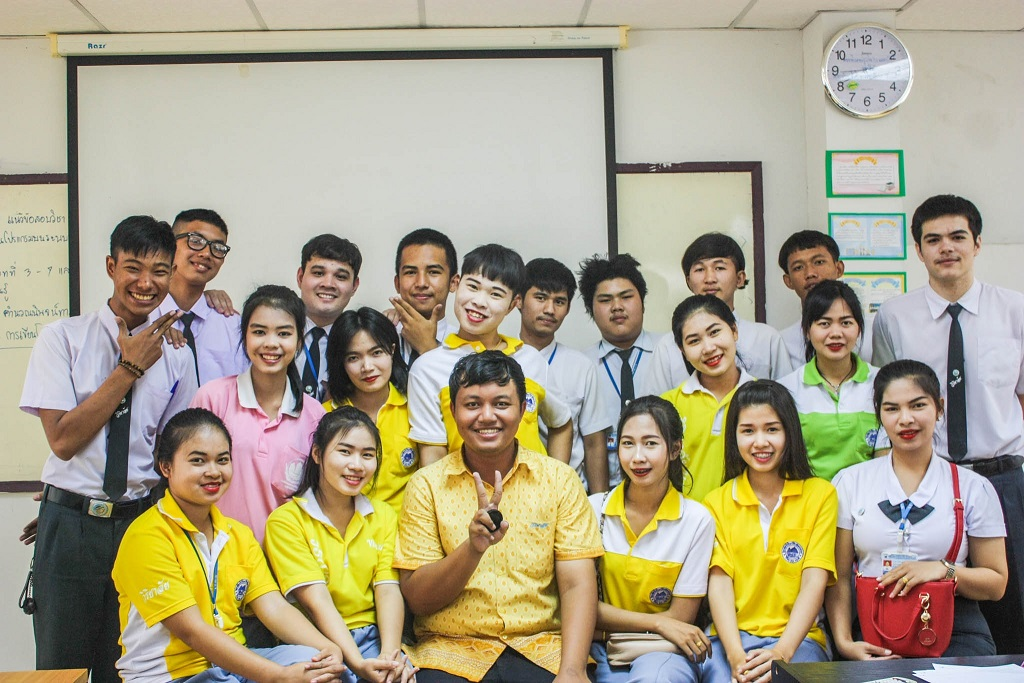
#> input picture lab3/imageFile2.jpg, 1024 x 683 px
$ python detectie.py
#> lines starting #> are read from the running program, lines starting #| are printed output that depends on the picture; after the words box and inside, x2 and y2 are one past the last pixel; in counts of white or black regions, pixels touching at a corner belong together
from __future__ import print_function
import numpy as np
import matplotlib.pyplot as plt
import cv2
import argparse

img=cv2.imread('./imageFile2.jpg')
#> img is the input picture: shape (683, 1024, 3); mean B, G, R 135.7, 161.8, 170.4

def isgray(img):
    if len(img.shape) < 3: return True
    if img.shape[2]  == 1: return True
    b,g,r = img[:,:,0], img[:,:,1], img[:,:,2]
    if (b==g).all() and (b==r).all(): return True
    return False

def cerinta1(img):
    print(f"Imaginea e reprezentata cu pixelii sub forma: {img.dtype}, {img[0][0]}")
    if isgray(img):
        print("Gray")
    else:
        print("RGB")
    print(f"Dimensiunile imaginii sunt: {img.ndim},{img.shape}.")
    fig = plt.figure(figsize=(5,5))
    plt.imshow(cv2.cvtColor(img, cv2.COLOR_BGR2RGB))
    plt.show()

def detect_face(img, cascade):
    rects = cascade.detectMultiScale(img, scaleFactor=1.1, minNeighbors=4, minSize=(30, 30), flags = cv2.CASCADE_SCALE_IMAGE)
    if len(rects) == 0:
        return []
    rects[:,2:] += rects[:,:2]
    return rects
def  detect_eyes(img, cascade):
    rects = cascade.detectMultiScale(img, scaleFactor=1.1, minNeighbors=3, minSize=(5, 5))
    if len(rects) == 0:
        return []
    rects[:,2:] += rects[:,:2]
    return rects
def draw_rects(img, rects, color):
    for x1, y1, x2, y2 in rects:
        cv2.rectangle(img, (x1, y1), (x2, y2), color, 2)

face_cascade = cv2.CascadeClassifier(cv2.data.haarcascades + 'haarcascade_frontalface_default.xml')
eye_cascade = cv2.CascadeClassifier(cv2.data.haarcascades + 'haarcascade_eye.xml')
def cerinta2(img):

    gray= cv2.cvtColor(img, cv2.COLOR_BGR2GRAY)
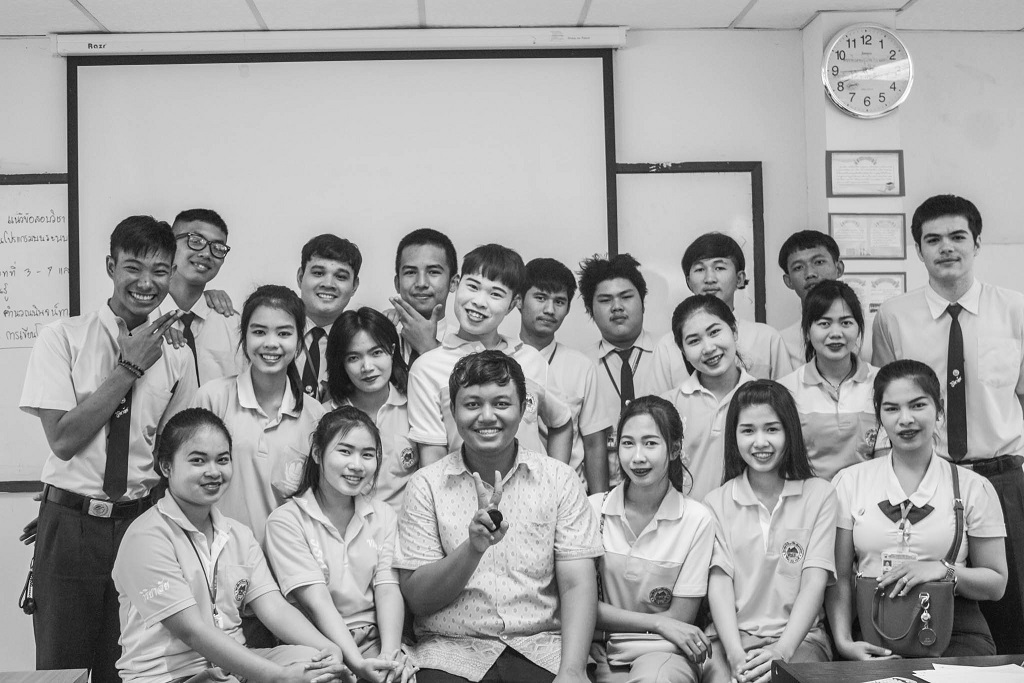
#> gray: shape (683, 1024); min 1, max 255, mean 161.4
    gray = cv2.equalizeHist(gray)
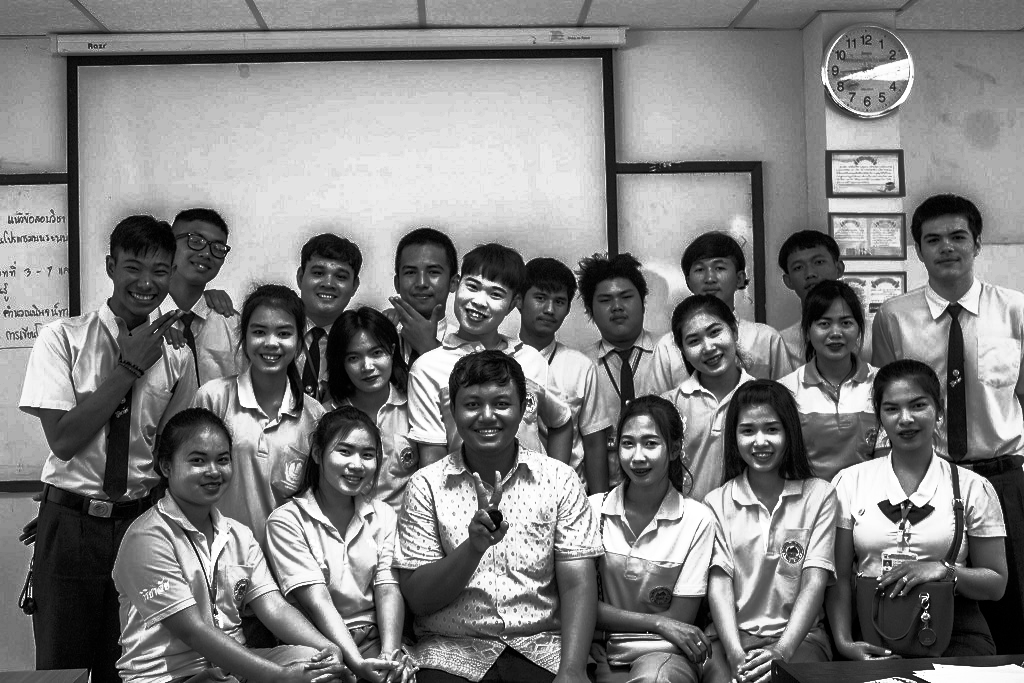
#> gray: shape (683, 1024); min 0, max 255, mean 128.9

    rects = detect_face(gray, face_cascade)
#> in detect_face, `rects = cascade.detectMultiScale(img, scaleFactor=1.1, minNeighbors=4,..`: rects = 19 rows, first 6: [359, 519, 48, 48], [684, 249, 53, 53], [523, 280, 53, 53], [587, 274, 60, 60], [389, 246, 65, 65], [297, 249, 63, 63]
#> rects = 19 rows, first 6: [359, 519, 407, 567], [684, 249, 737, 302], [523, 280, 576, 333], [587, 274, 647, 334], [389, 246, 454, 311], [297, 249, 360, 312]
    vis = img.copy()

    draw_rects(vis, rects, (0, 255, 0))
#> the loop in draw_rects, `for x1, y1, x2, y2 in rects:` made 19 passes
#> (x1, y1, x2, y2) on passes 1 to 12: (359, 519, 407, 567), (684, 249, 737, 302), (523, 280, 576, 333), (587, 274, 647, 334), (389, 246, 454, 311), (297, 249, 360, 312), (805, 299, 866, 360), (914, 213, 979, 278), (889, 298, 949, 358), (336, 332, 396, 392), (873, 381, 941, 449), (727, 405, 793, 471)
#> after the loop in draw_rects, `for x1, y1, x2, y2 in rects:`:
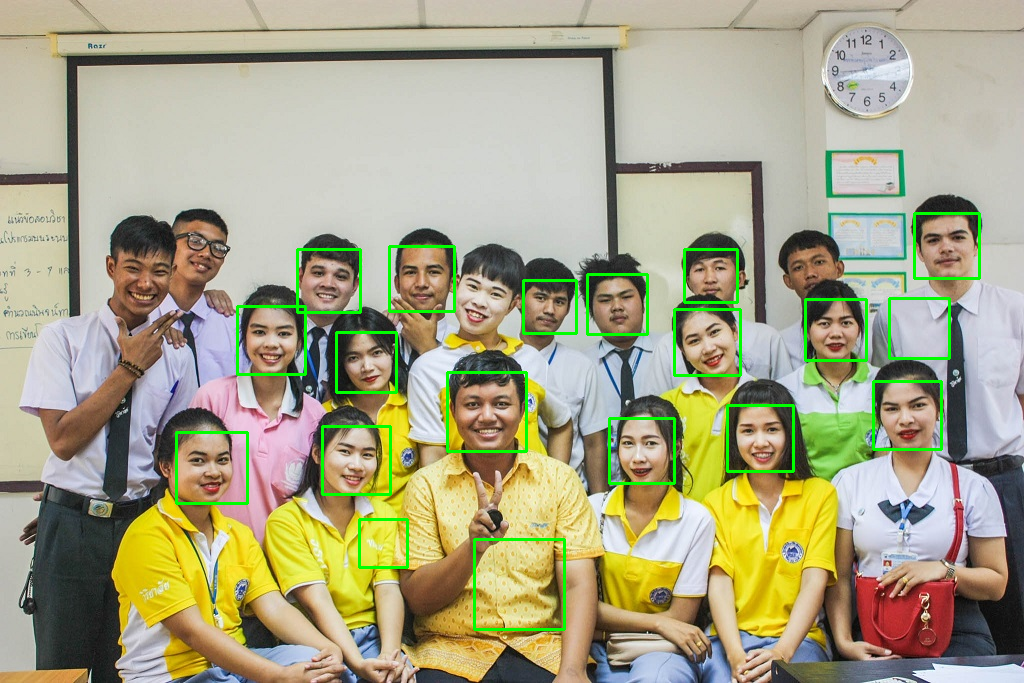
#> img: shape (683, 1024, 3); mean B, G, R 133.7, 164.6, 167.6
    for x1, y1, x2, y2 in rects:
        roi = gray[y1:y2, x1:x2]
        vis_roi = vis[y1:y2, x1:x2]
        subrects = detect_eyes(roi.copy(), eye_cascade)
        draw_rects(vis_roi, subrects, (255, 0, 0))
#> this loop made 19 passes
#> (x1, y1, x2, y2, subrects) on pass 5: (389, 246, 454, 311, [[12, 15, 32, 35]])
#> pass 1, in cerinta2, `roi = gray[y1:y2, x1:x2]`:
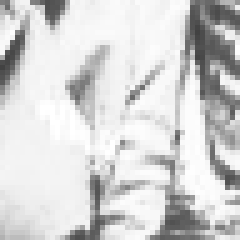
#> roi: shape (48, 48) (shown 5 times larger); min 66, max 255, mean 211.3
#> pass 1, in cerinta2, `vis_roi = vis[y1:y2, x1:x2]`:
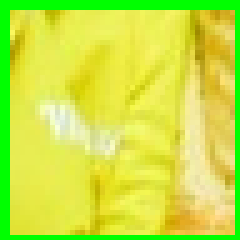
#> vis_roi: shape (48, 48, 3) (shown 5 times larger); mean B, G, R 68.6, 228.8, 201.4
#> pass 2, in cerinta2, `vis_roi = vis[y1:y2, x1:x2]`:
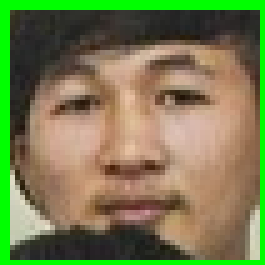
#> vis_roi: shape (53, 53, 3) (shown 5 times larger); mean B, G, R 79.1, 125, 118.9
#> after the loop:
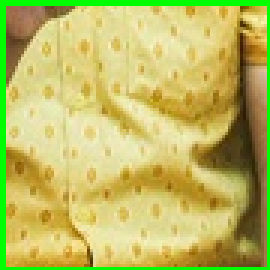
#> vis_roi: shape (90, 90, 3) (shown 3 times larger); mean B, G, R 97.4, 187, 188.9
    fig = plt.figure(figsize=(5,5))
    plt.imshow( cv2.cvtColor(vis, cv2.COLOR_BGR2RGB))
#> vis: shape (683, 1024, 3); 0.03% of pixels changed, all inside (x1, y1, x2, y2) = (400, 260, 423, 283)
    plt.show()
#cerinta1(img)
cerinta2(img)

$ run again, with lab3/duck.jpg copied over lab3/imageFile2.jpg
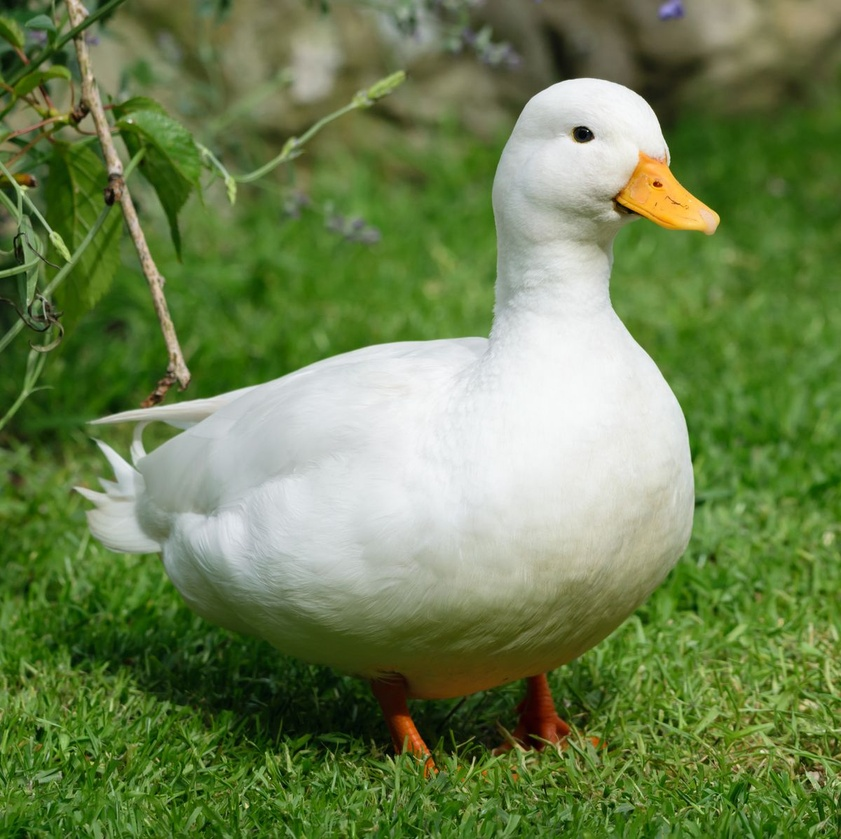
#> input picture lab3/duck.jpg, 841 x 839 px, shrunk from 1200 x 1196 before the run
#> img is the input picture: shape (839, 841, 3); mean B, G, R 79.5, 129.3, 108.6
#> in cerinta2, `gray = cv2.equalizeHist(gray)`:
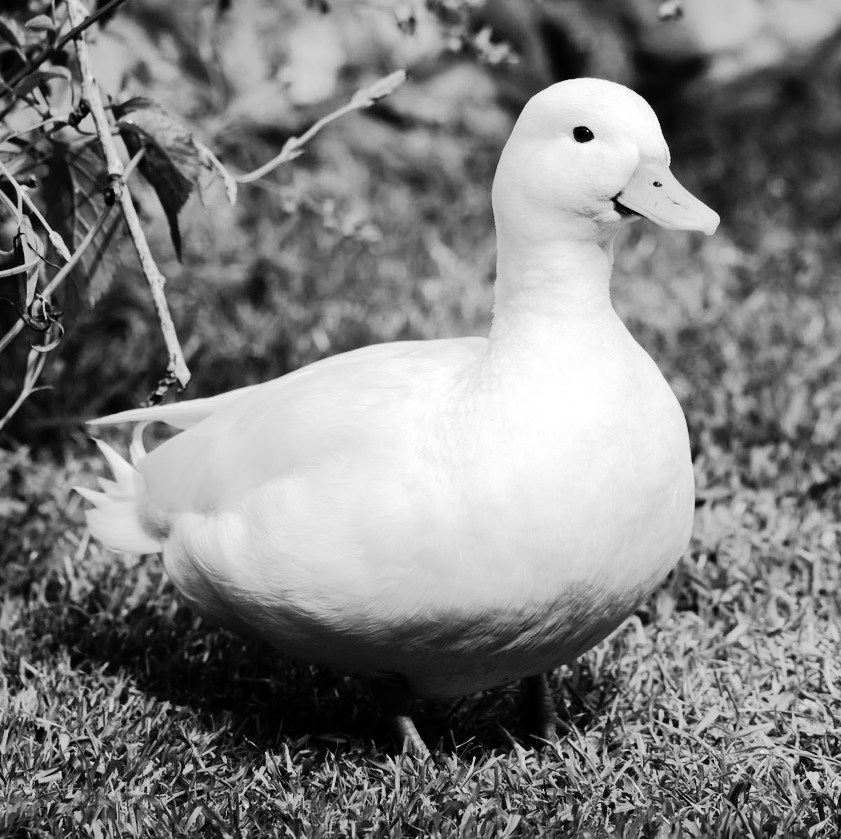
#> gray: shape (839, 841); min 0, max 255, mean 128.3
#> in detect_face, `rects = cascade.detectMultiScale(img, scaleFactor=1.1, minNeighbors=4,..`: rects = [[768, 372, 46, 46], [127, 202, 54, 54], [681, 481, 57, 57]]
#> in cerinta2, `rects = detect_face(gray, face_cascade)`: rects = [[768, 372, 814, 418], [127, 202, 181, 256], [681, 481, 738, 538]]
#> the loop in draw_rects, `for x1, y1, x2, y2 in rects:` made 3 passes
#> the loop in cerinta2, `for x1, y1, x2, y2 in rects:` made 3 passes
#> in cerinta2, `plt.imshow( cv2.cvtColor(vis, cv2.COLOR_BGR2RGB))`:
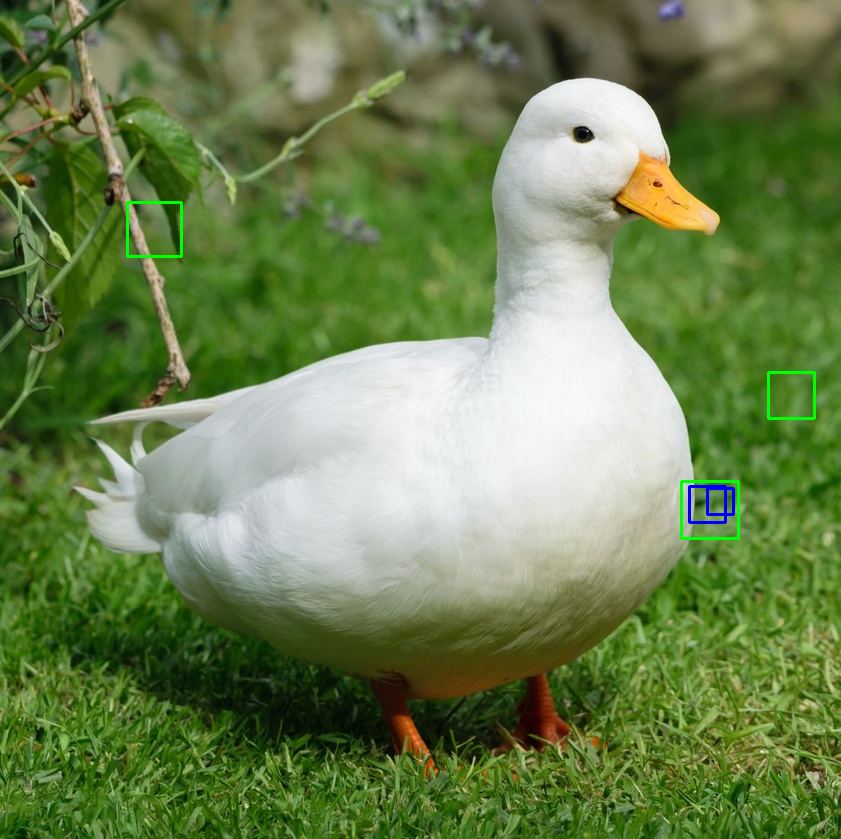
#> vis: shape (839, 841, 3); mean B, G, R 79.5, 129.5, 108.2
